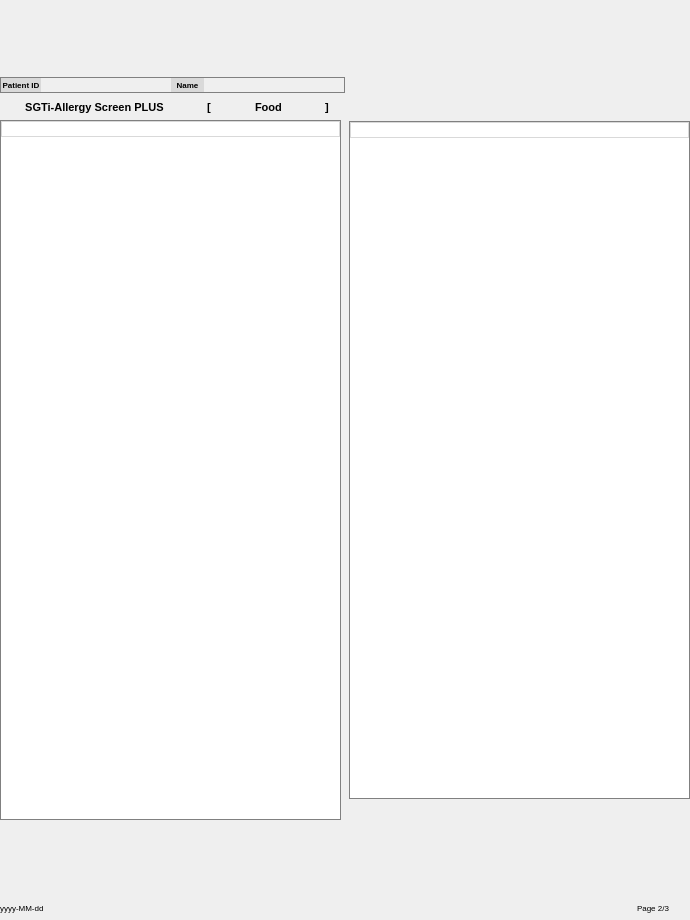
    <widget class="QWidget" name="widgetPage2" native="true">
     <property name="minimumSize">
      <size>
       <width>0</width>
       <height>920</height>
      </size>
     </property>
     <property name="maximumSize">
      <size>
       <width>16777215</width>
       <height>900</height>
      </size>
     </property>
     <property name="styleSheet">
      <string notr="true"/>
     </property>
     <layout class="QVBoxLayout" name="verticalLayout_8">
      <property name="spacing">
       <number>0</number>
      </property>
      <property name="leftMargin">
       <number>0</number>
      </property>
      <property name="topMargin">
       <number>0</number>
      </property>
      <property name="rightMargin">
       <number>0</number>
      </property>
      <property name="bottomMargin">
       <number>0</number>
      </property>
      <item>
       <layout class="QHBoxLayout" name="horizontalLayout_23">
        <property name="topMargin">
         <number>0</number>
        </property>
        <item>
         <widget class="QLabel" name="labelPage2LogoImage">
          <property name="minimumSize">
           <size>
            <width>0</width>
            <height>75</height>
           </size>
          </property>
          <property name="text">
           <string/>
          </property>
         </widget>
        </item>
       </layout>
      </item>
      <item>
       <layout class="QHBoxLayout" name="horizontalLayout_28">
        <property name="spacing">
         <number>0</number>
        </property>
        <property name="topMargin">
         <number>0</number>
        </property>
        <item>
         <widget class="QFrame" name="frame_7">
          <property name="minimumSize">
           <size>
            <width>345</width>
            <height>0</height>
           </size>
          </property>
          <property name="maximumSize">
           <size>
            <width>16777215</width>
            <height>16</height>
           </size>
          </property>
          <property name="styleSheet">
           <string notr="true">QFrame#frame_7 {
border: 1px solid #808080;
}</string>
          </property>
          <property name="frameShape">
           <enum>QFrame::StyledPanel</enum>
          </property>
          <property name="frameShadow">
           <enum>QFrame::Raised</enum>
          </property>
          <layout class="QHBoxLayout" name="horizontalLayout_7">
           <property name="spacing">
            <number>0</number>
           </property>
           <property name="leftMargin">
            <number>0</number>
           </property>
           <property name="topMargin">
            <number>0</number>
           </property>
           <property name="rightMargin">
            <number>0</number>
           </property>
           <property name="bottomMargin">
            <number>0</number>
           </property>
           <item>
            <widget class="QLabel" name="label_3">
             <property name="minimumSize">
              <size>
               <width>40</width>
               <height>0</height>
              </size>
             </property>
             <property name="font">
              <font>
               <family>Arial</family>
               <pointsize>6</pointsize>
               <weight>75</weight>
               <bold>true</bold>
              </font>
             </property>
             <property name="styleSheet">
              <string notr="true">background-color: #D9D9D9</string>
             </property>
             <property name="text">
              <string>Patient ID</string>
             </property>
             <property name="alignment">
              <set>Qt::AlignCenter</set>
             </property>
            </widget>
           </item>
           <item>
            <widget class="QLabel" name="labelPatientID2">
             <property name="minimumSize">
              <size>
               <width>130</width>
               <height>0</height>
              </size>
             </property>
             <property name="font">
              <font>
               <family>Arial</family>
               <pointsize>6</pointsize>
              </font>
             </property>
             <property name="text">
              <string/>
             </property>
             <property name="alignment">
              <set>Qt::AlignCenter</set>
             </property>
            </widget>
           </item>
           <item>
            <widget class="QLabel" name="label_5">
             <property name="minimumSize">
              <size>
               <width>30</width>
               <height>0</height>
              </size>
             </property>
             <property name="font">
              <font>
               <family>Arial</family>
               <pointsize>6</pointsize>
               <weight>75</weight>
               <bold>true</bold>
              </font>
             </property>
             <property name="styleSheet">
              <string notr="true">background-color: #D9D9D9</string>
             </property>
             <property name="text">
              <string>Name</string>
             </property>
             <property name="alignment">
              <set>Qt::AlignCenter</set>
             </property>
            </widget>
           </item>
           <item>
            <widget class="QLabel" name="labelPatientName2">
             <property name="minimumSize">
              <size>
               <width>140</width>
               <height>0</height>
              </size>
             </property>
             <property name="font">
              <font>
               <family>Arial</family>
               <pointsize>6</pointsize>
              </font>
             </property>
             <property name="text">
              <string/>
             </property>
             <property name="alignment">
              <set>Qt::AlignCenter</set>
             </property>
            </widget>
           </item>
          </layout>
         </widget>
        </item>
        <item>
         <spacer name="horizontalSpacer_11">
          <property name="orientation">
           <enum>Qt::Horizontal</enum>
          </property>
          <property name="sizeHint" stdset="0">
           <size>
            <width>345</width>
            <height>20</height>
           </size>
          </property>
         </spacer>
        </item>
       </layout>
      </item>
      <item>
       <layout class="QHBoxLayout" name="horizontalLayout_24" stretch="0,0,0,0,0,0,0,0">
        <property name="spacing">
         <number>0</number>
        </property>
        <property name="leftMargin">
         <number>10</number>
        </property>
        <property name="topMargin">
         <number>0</number>
        </property>
        <property name="bottomMargin">
         <number>0</number>
        </property>
        <item>
         <widget class="QLabel" name="labelPage2SubTitle">
          <property name="font">
           <font>
            <family>Arial</family>
            <pointsize>8</pointsize>
            <weight>75</weight>
            <bold>true</bold>
           </font>
          </property>
          <property name="text">
           <string>     SGTi-Allergy Screen PLUS</string>
          </property>
         </widget>
        </item>
        <item>
         <spacer name="horizontalSpacer_4">
          <property name="orientation">
           <enum>Qt::Horizontal</enum>
          </property>
          <property name="sizeHint" stdset="0">
           <size>
            <width>10</width>
            <height>20</height>
           </size>
          </property>
         </spacer>
        </item>
        <item>
         <widget class="QLabel" name="label_34">
          <property name="font">
           <font>
            <family>Arial</family>
            <pointsize>8</pointsize>
            <weight>75</weight>
            <bold>true</bold>
           </font>
          </property>
          <property name="text">
           <string>[</string>
          </property>
         </widget>
        </item>
        <item>
         <spacer name="horizontalSpacer_9">
          <property name="orientation">
           <enum>Qt::Horizontal</enum>
          </property>
          <property name="sizeHint" stdset="0">
           <size>
            <width>10</width>
            <height>20</height>
           </size>
          </property>
         </spacer>
        </item>
        <item>
         <widget class="QLabel" name="labelPage2Panel">
          <property name="font">
           <font>
            <family>Arial</family>
            <pointsize>8</pointsize>
            <weight>75</weight>
            <bold>true</bold>
           </font>
          </property>
          <property name="text">
           <string>Food</string>
          </property>
         </widget>
        </item>
        <item>
         <spacer name="horizontalSpacer_10">
          <property name="orientation">
           <enum>Qt::Horizontal</enum>
          </property>
          <property name="sizeHint" stdset="0">
           <size>
            <width>10</width>
            <height>20</height>
           </size>
          </property>
         </spacer>
        </item>
        <item>
         <widget class="QLabel" name="label_36">
          <property name="minimumSize">
           <size>
            <width>20</width>
            <height>0</height>
           </size>
          </property>
          <property name="font">
           <font>
            <family>Arial</family>
            <pointsize>8</pointsize>
            <weight>75</weight>
            <bold>true</bold>
           </font>
          </property>
          <property name="text">
           <string>]</string>
          </property>
         </widget>
        </item>
        <item>
         <spacer name="horizontalSpacer_5">
          <property name="orientation">
           <enum>Qt::Horizontal</enum>
          </property>
          <property name="sizeHint" stdset="0">
           <size>
            <width>345</width>
            <height>20</height>
           </size>
          </property>
         </spacer>
        </item>
       </layout>
      </item>
      <item>
       <layout class="QVBoxLayout" name="verticalLayout_9">
        <property name="bottomMargin">
         <number>0</number>
        </property>
        <item>
         <layout class="QHBoxLayout" name="horizontalLayout_26" stretch="1,1">
          <property name="spacing">
           <number>8</number>
          </property>
          <property name="leftMargin">
           <number>0</number>
          </property>
          <item>
           <layout class="QVBoxLayout" name="verticalLayout_11" stretch="0">
            <property name="spacing">
             <number>0</number>
            </property>
            <item>
             <widget class="QFrame" name="frame_5">
              <property name="maximumSize">
               <size>
                <width>16777215</width>
                <height>700</height>
               </size>
              </property>
              <property name="styleSheet">
               <string notr="true">QFrame#frame_5 {
border: 1px solid #808080;
}</string>
              </property>
              <property name="frameShape">
               <enum>QFrame::StyledPanel</enum>
              </property>
              <property name="frameShadow">
               <enum>QFrame::Raised</enum>
              </property>
              <layout class="QVBoxLayout" name="verticalLayout_14" stretch="0,1">
               <property name="spacing">
                <number>0</number>
               </property>
               <property name="leftMargin">
                <number>0</number>
               </property>
               <property name="topMargin">
                <number>0</number>
               </property>
               <property name="rightMargin">
                <number>0</number>
               </property>
               <property name="bottomMargin">
                <number>0</number>
               </property>
               <item>
                <widget class="QTableWidget" name="tableBandList1HeaderPage2">
                 <property name="minimumSize">
                  <size>
                   <width>0</width>
                   <height>16</height>
                  </size>
                 </property>
                 <property name="maximumSize">
                  <size>
                   <width>16777215</width>
                   <height>16</height>
                  </size>
                 </property>
                 <property name="font">
                  <font>
                   <family>Arial</family>
                   <pointsize>6</pointsize>
                  </font>
                 </property>
                 <property name="styleSheet">
                  <string notr="true">QTableWidget#tableBandList1HeaderPage2
{
border : 1px solid #D9D9D9;
}</string>
                 </property>
                 <property name="frameShape">
                  <enum>QFrame::NoFrame</enum>
                 </property>
                 <property name="verticalScrollBarPolicy">
                  <enum>Qt::ScrollBarAlwaysOff</enum>
                 </property>
                 <property name="horizontalScrollBarPolicy">
                  <enum>Qt::ScrollBarAlwaysOff</enum>
                 </property>
                 <property name="showGrid">
                  <bool>false</bool>
                 </property>
                 <property name="rowCount">
                  <number>0</number>
                 </property>
                 <property name="columnCount">
                  <number>12</number>
                 </property>
                 <attribute name="horizontalHeaderVisible">
                  <bool>false</bool>
                 </attribute>
                 <attribute name="horizontalHeaderDefaultSectionSize">
                  <number>14</number>
                 </attribute>
                 <attribute name="horizontalHeaderMinimumSectionSize">
                  <number>14</number>
                 </attribute>
                 <attribute name="verticalHeaderVisible">
                  <bool>false</bool>
                 </attribute>
                 <attribute name="verticalHeaderCascadingSectionResizes">
                  <bool>true</bool>
                 </attribute>
                 <attribute name="verticalHeaderDefaultSectionSize">
                  <number>16</number>
                 </attribute>
                 <attribute name="verticalHeaderMinimumSectionSize">
                  <number>16</number>
                 </attribute>
                 <column>
                  <property name="text">
                   <string>No</string>
                  </property>
                 </column>
                 <column>
                  <property name="text">
                   <string>Group</string>
                  </property>
                 </column>
                 <column>
                  <property name="text">
                   <string>New Column</string>
                  </property>
                 </column>
                 <column>
                  <property name="text">
                   <string>Code</string>
                  </property>
                 </column>
                 <column>
                  <property name="text">
                   <string>IU/mL</string>
                  </property>
                 </column>
                 <column>
                  <property name="text">
                   <string>New Column</string>
                  </property>
                 </column>
                 <column>
                  <property name="text">
                   <string>Class¹</string>
                  </property>
                 </column>
                 <column>
                  <property name="text">
                   <string>1</string>
                  </property>
                 </column>
                 <column>
                  <property name="text">
                   <string>2</string>
                  </property>
                 </column>
                 <column>
                  <property name="text">
                   <string>3</string>
                  </property>
                 </column>
                 <column>
                  <property name="text">
                   <string>4</string>
                  </property>
                 </column>
                 <column>
                  <property name="text">
                   <string>6</string>
                  </property>
                 </column>
                </widget>
               </item>
               <item>
                <widget class="QTableWidget" name="tableBandList1Page2">
                 <property name="font">
                  <font>
                   <family>Arial</family>
                   <pointsize>6</pointsize>
                  </font>
                 </property>
                 <property name="styleSheet">
                  <string notr="true">QTableWidget#tableBandList1Page2
{
border : 0px solid #D9D9D9;
}

QTableWidget#tableBandList1Page2::item
{
border-bottom: 1px solid #D9D9D9;
border-right: 1px solid #D9D9D9;
border-top: 0px solid #D9D9D9;
border-left: 0px solid #D9D9D9;
margin: 0px;
}</string>
                 </property>
                 <property name="frameShape">
                  <enum>QFrame::NoFrame</enum>
                 </property>
                 <property name="verticalScrollBarPolicy">
                  <enum>Qt::ScrollBarAlwaysOff</enum>
                 </property>
                 <property name="horizontalScrollBarPolicy">
                  <enum>Qt::ScrollBarAlwaysOff</enum>
                 </property>
                 <property name="showGrid">
                  <bool>false</bool>
                 </property>
                 <property name="gridStyle">
                  <enum>Qt::NoPen</enum>
                 </property>
                 <property name="columnCount">
                  <number>12</number>
                 </property>
                 <attribute name="horizontalHeaderVisible">
                  <bool>false</bool>
                 </attribute>
                 <attribute name="horizontalHeaderDefaultSectionSize">
                  <number>13</number>
                 </attribute>
                 <attribute name="horizontalHeaderMinimumSectionSize">
                  <number>13</number>
                 </attribute>
                 <attribute name="verticalHeaderVisible">
                  <bool>false</bool>
                 </attribute>
                 <attribute name="verticalHeaderCascadingSectionResizes">
                  <bool>true</bool>
                 </attribute>
                 <attribute name="verticalHeaderDefaultSectionSize">
                  <number>22</number>
                 </attribute>
                 <attribute name="verticalHeaderMinimumSectionSize">
                  <number>22</number>
                 </attribute>
                 <column/>
                 <column/>
                 <column/>
                 <column/>
                 <column/>
                 <column/>
                 <column/>
                 <column/>
                 <column/>
                 <column/>
                 <column/>
                 <column/>
                </widget>
               </item>
              </layout>
             </widget>
            </item>
           </layout>
          </item>
          <item>
           <layout class="QVBoxLayout" name="verticalLayout_10" stretch="0">
            <property name="spacing">
             <number>0</number>
            </property>
            <property name="topMargin">
             <number>0</number>
            </property>
            <item>
             <layout class="QVBoxLayout" name="verticalLayout_12" stretch="0">
              <property name="spacing">
               <number>0</number>
              </property>
              <property name="topMargin">
               <number>0</number>
              </property>
              <property name="bottomMargin">
               <number>20</number>
              </property>
              <item>
               <widget class="QFrame" name="frame_6">
                <property name="maximumSize">
                 <size>
                  <width>16777215</width>
                  <height>678</height>
                 </size>
                </property>
                <property name="styleSheet">
                 <string notr="true">QFrame#frame_6 {
border: 1px solid #808080;
}</string>
                </property>
                <property name="frameShape">
                 <enum>QFrame::StyledPanel</enum>
                </property>
                <property name="frameShadow">
                 <enum>QFrame::Raised</enum>
                </property>
                <layout class="QVBoxLayout" name="verticalLayout_13" stretch="0,1">
                 <property name="spacing">
                  <number>0</number>
                 </property>
                 <property name="leftMargin">
                  <number>0</number>
                 </property>
                 <property name="topMargin">
                  <number>0</number>
                 </property>
                 <property name="rightMargin">
                  <number>0</number>
                 </property>
                 <property name="bottomMargin">
                  <number>0</number>
                 </property>
                 <item>
                  <widget class="QTableWidget" name="tableBandList2HeaderPage2">
                   <property name="minimumSize">
                    <size>
                     <width>0</width>
                     <height>16</height>
                    </size>
                   </property>
                   <property name="maximumSize">
                    <size>
                     <width>16777215</width>
                     <height>16</height>
                    </size>
                   </property>
                   <property name="font">
                    <font>
                     <family>Arial</family>
                     <pointsize>6</pointsize>
                    </font>
                   </property>
                   <property name="styleSheet">
                    <string notr="true">QTableWidget#tableBandList2HeaderPage2
{
border : 1px solid #D9D9D9;
}</string>
                   </property>
                   <property name="frameShape">
                    <enum>QFrame::NoFrame</enum>
                   </property>
                   <property name="verticalScrollBarPolicy">
                    <enum>Qt::ScrollBarAlwaysOff</enum>
                   </property>
                   <property name="horizontalScrollBarPolicy">
                    <enum>Qt::ScrollBarAlwaysOff</enum>
                   </property>
                   <property name="showGrid">
                    <bool>false</bool>
                   </property>
                   <property name="rowCount">
                    <number>0</number>
                   </property>
                   <attribute name="horizontalHeaderVisible">
                    <bool>false</bool>
                   </attribute>
                   <attribute name="horizontalHeaderDefaultSectionSize">
                    <number>14</number>
                   </attribute>
                   <attribute name="horizontalHeaderMinimumSectionSize">
                    <number>14</number>
                   </attribute>
                   <attribute name="verticalHeaderVisible">
                    <bool>false</bool>
                   </attribute>
                   <attribute name="verticalHeaderCascadingSectionResizes">
                    <bool>true</bool>
                   </attribute>
                   <attribute name="verticalHeaderDefaultSectionSize">
                    <number>16</number>
                   </attribute>
                   <attribute name="verticalHeaderMinimumSectionSize">
                    <number>16</number>
                   </attribute>
                   <column>
                    <property name="text">
                     <string>No</string>
                    </property>
                   </column>
                   <column>
                    <property name="text">
                     <string>Group</string>
                    </property>
                   </column>
                   <column>
                    <property name="text">
                     <string>Allergen</string>
                    </property>
                   </column>
                   <column>
                    <property name="text">
                     <string>Code</string>
                    </property>
                   </column>
                   <column>
                    <property name="text">
                     <string>IU/mL</string>
                    </property>
                   </column>
                   <column>
                    <property name="text">
                     <string>New Column</string>
                    </property>
                   </column>
                   <column>
                    <property name="text">
                     <string>Class¹</string>
                    </property>
                   </column>
                   <column>
                    <property name="text">
                     <string>1</string>
                    </property>
                   </column>
                   <column>
                    <property name="text">
                     <string>2</string>
                    </property>
                   </column>
                   <column>
                    <property name="text">
                     <string>3</string>
                    </property>
                   </column>
                   <column>
                    <property name="text">
                     <string>4</string>
                    </property>
                   </column>
                   <column>
                    <property name="text">
                     <string>6</string>
                    </property>
                   </column>
                  </widget>
                 </item>
                 <item>
                  <widget class="QTableWidget" name="tableBandList2Page2">
                   <property name="font">
                    <font>
                     <family>Arial</family>
                     <pointsize>6</pointsize>
                    </font>
                   </property>
                   <property name="styleSheet">
                    <string notr="true">QTableWidget#tableBandList2Page2
{
border : 0px solid #D9D9D9;
}

QTableWidget#tableBandList2Page2::item
{
border-bottom: 1px solid #D9D9D9;
border-right: 1px solid #D9D9D9;
border-top: 0px solid #D9D9D9;
border-left: 0px solid #D9D9D9;
margin: 0px;
}</string>
                   </property>
                   <property name="frameShape">
                    <enum>QFrame::NoFrame</enum>
                   </property>
                   <property name="verticalScrollBarPolicy">
                    <enum>Qt::ScrollBarAlwaysOff</enum>
                   </property>
                   <property name="horizontalScrollBarPolicy">
                    <enum>Qt::ScrollBarAlwaysOff</enum>
                   </property>
                   <property name="showGrid">
                    <bool>false</bool>
                   </property>
                   <property name="columnCount">
                    <number>12</number>
                   </property>
                   <attribute name="horizontalHeaderVisible">
                    <bool>false</bool>
                   </attribute>
                   <attribute name="horizontalHeaderDefaultSectionSize">
                    <number>13</number>
                   </attribute>
                   <attribute name="horizontalHeaderMinimumSectionSize">
                    <number>13</number>
                   </attribute>
                   <attribute name="verticalHeaderVisible">
                    <bool>false</bool>
                   </attribute>
                   <attribute name="verticalHeaderCascadingSectionResizes">
                    <bool>true</bool>
                   </attribute>
                   <attribute name="verticalHeaderDefaultSectionSize">
                    <number>22</number>
                   </attribute>
                   <attribute name="verticalHeaderMinimumSectionSize">
                    <number>22</number>
                   </attribute>
                   <column/>
                   <column/>
                   <column/>
                   <column/>
                   <column/>
                   <column/>
                   <column/>
                   <column/>
                   <column/>
                   <column/>
                   <column/>
                   <column/>
                  </widget>
                 </item>
                </layout>
               </widget>
              </item>
             </layout>
            </item>
           </layout>
          </item>
         </layout>
        </item>
       </layout>
      </item>
      <item>
       <layout class="QHBoxLayout" name="horizontalLayout_27" stretch="1">
        <property name="spacing">
         <number>0</number>
        </property>
        <item>
         <widget class="QLabel" name="labelPage2Logo1Image">
          <property name="minimumSize">
           <size>
            <width>0</width>
            <height>75</height>
           </size>
          </property>
          <property name="text">
           <string/>
          </property>
         </widget>
        </item>
       </layout>
      </item>
      <item>
       <layout class="QHBoxLayout" name="horizontalLayout_25">
        <property name="spacing">
         <number>0</number>
        </property>
        <property name="rightMargin">
         <number>20</number>
        </property>
        <item>
         <widget class="QLabel" name="labelDatePage2">
          <property name="font">
           <font>
            <family>Arial</family>
            <pointsize>6</pointsize>
           </font>
          </property>
          <property name="text">
           <string>yyyy-MM-dd</string>
          </property>
         </widget>
        </item>
        <item>
         <spacer name="horizontalSpacer_6">
          <property name="orientation">
           <enum>Qt::Horizontal</enum>
          </property>
          <property name="sizeHint" stdset="0">
           <size>
            <width>40</width>
            <height>20</height>
           </size>
          </property>
         </spacer>
        </item>
        <item>
         <widget class="QLabel" name="label_38">
          <property name="font">
           <font>
            <family>Arial</family>
            <pointsize>6</pointsize>
           </font>
          </property>
          <property name="text">
           <string>Page 2/3</string>
          </property>
         </widget>
        </item>
       </layout>
      </item>
     </layout>
    </widget>
